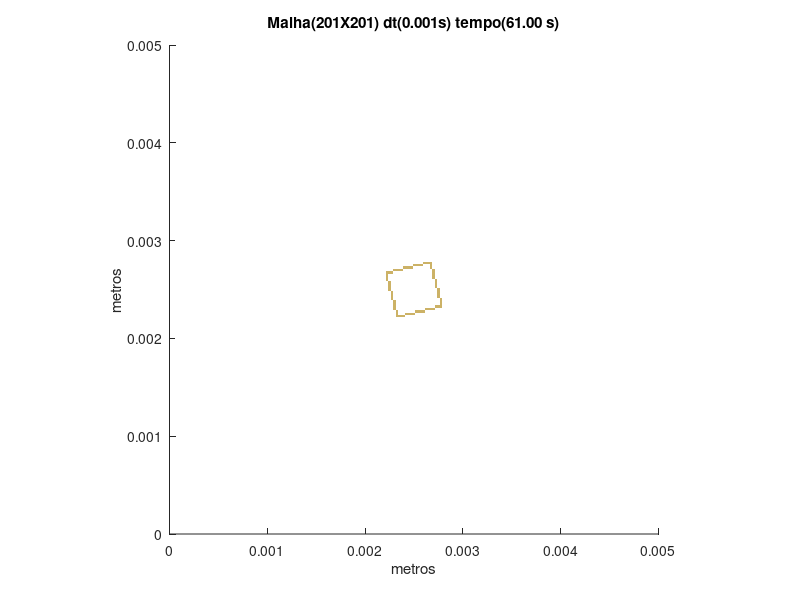

Recreate this plot in MATLAB.
set (gca,'PlotBoxAspectRatio',[1 1 1],'Xlim',[0,0.005],'Ylim',[0,0.005])
hold on
title('Malha(201X201) dt(0.001s) tempo(61.00 s)')
hold on
ylabel('metros')
hold on
xlabel('metros')
hold on

fill([0.0023134328358209 0.0023134328358209 0.00233830845771144 0.00233830845771144],[0.00221393034825871 0.00223880597014925 0.00223880597014925 0.00221393034825871],[0.8,0.7,0.4],'LineStyle','none')

fill([0.00233830845771144 0.00233830845771144 0.00236318407960199 0.00236318407960199],[0.00221393034825871 0.00223880597014925 0.00223880597014925 0.00221393034825871],[0.8,0.7,0.4],'LineStyle','none')

fill([0.00236318407960199 0.00236318407960199 0.00238805970149254 0.00238805970149254],[0.00221393034825871 0.00223880597014925 0.00223880597014925 0.00221393034825871],[0.8,0.7,0.4],'LineStyle','none')

fill([0.00238805970149254 0.00238805970149254 0.00241293532338308 0.00241293532338308],[0.00221393034825871 0.00223880597014925 0.00223880597014925 0.00221393034825871],[0.8,0.7,0.4],'LineStyle','none')

fill([0.0023134328358209 0.0023134328358209 0.00233830845771144 0.00233830845771144],[0.00223880597014925 0.0022636815920398 0.0022636815920398 0.00223880597014925],[0.8,0.7,0.4],'LineStyle','none')

fill([0.00241293532338308 0.00241293532338308 0.00243781094527363 0.00243781094527363],[0.00223880597014925 0.0022636815920398 0.0022636815920398 0.00223880597014925],[0.8,0.7,0.4],'LineStyle','none')

fill([0.00243781094527363 0.00243781094527363 0.00246268656716418 0.00246268656716418],[0.00223880597014925 0.0022636815920398 0.0022636815920398 0.00223880597014925],[0.8,0.7,0.4],'LineStyle','none')

fill([0.00246268656716418 0.00246268656716418 0.00248756218905473 0.00248756218905473],[0.00223880597014925 0.0022636815920398 0.0022636815920398 0.00223880597014925],[0.8,0.7,0.4],'LineStyle','none')

fill([0.00248756218905473 0.00248756218905473 0.00251243781094527 0.00251243781094527],[0.00223880597014925 0.0022636815920398 0.0022636815920398 0.00223880597014925],[0.8,0.7,0.4],'LineStyle','none')

fill([0.0023134328358209 0.0023134328358209 0.00233830845771144 0.00233830845771144],[0.0022636815920398 0.00228855721393035 0.00228855721393035 0.0022636815920398],[0.8,0.7,0.4],'LineStyle','none')

fill([0.00251243781094527 0.00251243781094527 0.00253731343283582 0.00253731343283582],[0.0022636815920398 0.00228855721393035 0.00228855721393035 0.0022636815920398],[0.8,0.7,0.4],'LineStyle','none')

fill([0.00253731343283582 0.00253731343283582 0.00256218905472637 0.00256218905472637],[0.0022636815920398 0.00228855721393035 0.00228855721393035 0.0022636815920398],[0.8,0.7,0.4],'LineStyle','none')

fill([0.00256218905472637 0.00256218905472637 0.00258706467661692 0.00258706467661692],[0.0022636815920398 0.00228855721393035 0.00228855721393035 0.0022636815920398],[0.8,0.7,0.4],'LineStyle','none')

fill([0.00258706467661692 0.00258706467661692 0.00261194029850746 0.00261194029850746],[0.0022636815920398 0.00228855721393035 0.00228855721393035 0.0022636815920398],[0.8,0.7,0.4],'LineStyle','none')

fill([0.00228855721393035 0.00228855721393035 0.0023134328358209 0.0023134328358209],[0.00228855721393035 0.0023134328358209 0.0023134328358209 0.00228855721393035],[0.8,0.7,0.4],'LineStyle','none')

fill([0.00261194029850746 0.00261194029850746 0.00263681592039801 0.00263681592039801],[0.00228855721393035 0.0023134328358209 0.0023134328358209 0.00228855721393035],[0.8,0.7,0.4],'LineStyle','none')

fill([0.00263681592039801 0.00263681592039801 0.00266169154228856 0.00266169154228856],[0.00228855721393035 0.0023134328358209 0.0023134328358209 0.00228855721393035],[0.8,0.7,0.4],'LineStyle','none')

fill([0.00266169154228856 0.00266169154228856 0.0026865671641791 0.0026865671641791],[0.00228855721393035 0.0023134328358209 0.0023134328358209 0.00228855721393035],[0.8,0.7,0.4],'LineStyle','none')

fill([0.0026865671641791 0.0026865671641791 0.00271144278606965 0.00271144278606965],[0.00228855721393035 0.0023134328358209 0.0023134328358209 0.00228855721393035],[0.8,0.7,0.4],'LineStyle','none')

fill([0.00228855721393035 0.00228855721393035 0.0023134328358209 0.0023134328358209],[0.0023134328358209 0.00233830845771144 0.00233830845771144 0.0023134328358209],[0.8,0.7,0.4],'LineStyle','none')

fill([0.00271144278606965 0.00271144278606965 0.0027363184079602 0.0027363184079602],[0.0023134328358209 0.00233830845771144 0.00233830845771144 0.0023134328358209],[0.8,0.7,0.4],'LineStyle','none')

fill([0.0027363184079602 0.0027363184079602 0.00276119402985075 0.00276119402985075],[0.0023134328358209 0.00233830845771144 0.00233830845771144 0.0023134328358209],[0.8,0.7,0.4],'LineStyle','none')

fill([0.00276119402985075 0.00276119402985075 0.00278606965174129 0.00278606965174129],[0.0023134328358209 0.00233830845771144 0.00233830845771144 0.0023134328358209],[0.8,0.7,0.4],'LineStyle','none')

fill([0.00228855721393035 0.00228855721393035 0.0023134328358209 0.0023134328358209],[0.00233830845771144 0.00236318407960199 0.00236318407960199 0.00233830845771144],[0.8,0.7,0.4],'LineStyle','none')

fill([0.00276119402985075 0.00276119402985075 0.00278606965174129 0.00278606965174129],[0.00233830845771144 0.00236318407960199 0.00236318407960199 0.00233830845771144],[0.8,0.7,0.4],'LineStyle','none')

fill([0.00228855721393035 0.00228855721393035 0.0023134328358209 0.0023134328358209],[0.00236318407960199 0.00238805970149254 0.00238805970149254 0.00236318407960199],[0.8,0.7,0.4],'LineStyle','none')

fill([0.00276119402985075 0.00276119402985075 0.00278606965174129 0.00278606965174129],[0.00236318407960199 0.00238805970149254 0.00238805970149254 0.00236318407960199],[0.8,0.7,0.4],'LineStyle','none')

fill([0.0022636815920398 0.0022636815920398 0.00228855721393035 0.00228855721393035],[0.00238805970149254 0.00241293532338308 0.00241293532338308 0.00238805970149254],[0.8,0.7,0.4],'LineStyle','none')

fill([0.00276119402985075 0.00276119402985075 0.00278606965174129 0.00278606965174129],[0.00238805970149254 0.00241293532338308 0.00241293532338308 0.00238805970149254],[0.8,0.7,0.4],'LineStyle','none')

fill([0.0022636815920398 0.0022636815920398 0.00228855721393035 0.00228855721393035],[0.00241293532338308 0.00243781094527363 0.00243781094527363 0.00241293532338308],[0.8,0.7,0.4],'LineStyle','none')

fill([0.0027363184079602 0.0027363184079602 0.00276119402985075 0.00276119402985075],[0.00241293532338308 0.00243781094527363 0.00243781094527363 0.00241293532338308],[0.8,0.7,0.4],'LineStyle','none')

fill([0.0022636815920398 0.0022636815920398 0.00228855721393035 0.00228855721393035],[0.00243781094527363 0.00246268656716418 0.00246268656716418 0.00243781094527363],[0.8,0.7,0.4],'LineStyle','none')

fill([0.0027363184079602 0.0027363184079602 0.00276119402985075 0.00276119402985075],[0.00243781094527363 0.00246268656716418 0.00246268656716418 0.00243781094527363],[0.8,0.7,0.4],'LineStyle','none')

fill([0.0022636815920398 0.0022636815920398 0.00228855721393035 0.00228855721393035],[0.00246268656716418 0.00248756218905473 0.00248756218905473 0.00246268656716418],[0.8,0.7,0.4],'LineStyle','none')

fill([0.0027363184079602 0.0027363184079602 0.00276119402985075 0.00276119402985075],[0.00246268656716418 0.00248756218905473 0.00248756218905473 0.00246268656716418],[0.8,0.7,0.4],'LineStyle','none')

fill([0.00223880597014925 0.00223880597014925 0.0022636815920398 0.0022636815920398],[0.00248756218905473 0.00251243781094527 0.00251243781094527 0.00248756218905473],[0.8,0.7,0.4],'LineStyle','none')

fill([0.0027363184079602 0.0027363184079602 0.00276119402985075 0.00276119402985075],[0.00248756218905473 0.00251243781094527 0.00251243781094527 0.00248756218905473],[0.8,0.7,0.4],'LineStyle','none')

fill([0.00223880597014925 0.00223880597014925 0.0022636815920398 0.0022636815920398],[0.00251243781094527 0.00253731343283582 0.00253731343283582 0.00251243781094527],[0.8,0.7,0.4],'LineStyle','none')

fill([0.00271144278606965 0.00271144278606965 0.0027363184079602 0.0027363184079602],[0.00251243781094527 0.00253731343283582 0.00253731343283582 0.00251243781094527],[0.8,0.7,0.4],'LineStyle','none')

fill([0.00223880597014925 0.00223880597014925 0.0022636815920398 0.0022636815920398],[0.00253731343283582 0.00256218905472637 0.00256218905472637 0.00253731343283582],[0.8,0.7,0.4],'LineStyle','none')

fill([0.00271144278606965 0.00271144278606965 0.0027363184079602 0.0027363184079602],[0.00253731343283582 0.00256218905472637 0.00256218905472637 0.00253731343283582],[0.8,0.7,0.4],'LineStyle','none')

fill([0.00223880597014925 0.00223880597014925 0.0022636815920398 0.0022636815920398],[0.00256218905472637 0.00258706467661692 0.00258706467661692 0.00256218905472637],[0.8,0.7,0.4],'LineStyle','none')

fill([0.00271144278606965 0.00271144278606965 0.0027363184079602 0.0027363184079602],[0.00256218905472637 0.00258706467661692 0.00258706467661692 0.00256218905472637],[0.8,0.7,0.4],'LineStyle','none')

fill([0.00221393034825871 0.00221393034825871 0.00223880597014925 0.00223880597014925],[0.00258706467661692 0.00261194029850746 0.00261194029850746 0.00258706467661692],[0.8,0.7,0.4],'LineStyle','none')

fill([0.00271144278606965 0.00271144278606965 0.0027363184079602 0.0027363184079602],[0.00258706467661692 0.00261194029850746 0.00261194029850746 0.00258706467661692],[0.8,0.7,0.4],'LineStyle','none')

fill([0.00221393034825871 0.00221393034825871 0.00223880597014925 0.00223880597014925],[0.00261194029850746 0.00263681592039801 0.00263681592039801 0.00261194029850746],[0.8,0.7,0.4],'LineStyle','none')

fill([0.0026865671641791 0.0026865671641791 0.00271144278606965 0.00271144278606965],[0.00261194029850746 0.00263681592039801 0.00263681592039801 0.00261194029850746],[0.8,0.7,0.4],'LineStyle','none')

fill([0.00221393034825871 0.00221393034825871 0.00223880597014925 0.00223880597014925],[0.00263681592039801 0.00266169154228856 0.00266169154228856 0.00263681592039801],[0.8,0.7,0.4],'LineStyle','none')

fill([0.0026865671641791 0.0026865671641791 0.00271144278606965 0.00271144278606965],[0.00263681592039801 0.00266169154228856 0.00266169154228856 0.00263681592039801],[0.8,0.7,0.4],'LineStyle','none')

fill([0.00221393034825871 0.00221393034825871 0.00223880597014925 0.00223880597014925],[0.00266169154228856 0.0026865671641791 0.0026865671641791 0.00266169154228856],[0.8,0.7,0.4],'LineStyle','none')

fill([0.00223880597014925 0.00223880597014925 0.0022636815920398 0.0022636815920398],[0.00266169154228856 0.0026865671641791 0.0026865671641791 0.00266169154228856],[0.8,0.7,0.4],'LineStyle','none')

fill([0.0022636815920398 0.0022636815920398 0.00228855721393035 0.00228855721393035],[0.00266169154228856 0.0026865671641791 0.0026865671641791 0.00266169154228856],[0.8,0.7,0.4],'LineStyle','none')

fill([0.0026865671641791 0.0026865671641791 0.00271144278606965 0.00271144278606965],[0.00266169154228856 0.0026865671641791 0.0026865671641791 0.00266169154228856],[0.8,0.7,0.4],'LineStyle','none')

fill([0.00228855721393035 0.00228855721393035 0.0023134328358209 0.0023134328358209],[0.0026865671641791 0.00271144278606965 0.00271144278606965 0.0026865671641791],[0.8,0.7,0.4],'LineStyle','none')

fill([0.0023134328358209 0.0023134328358209 0.00233830845771144 0.00233830845771144],[0.0026865671641791 0.00271144278606965 0.00271144278606965 0.0026865671641791],[0.8,0.7,0.4],'LineStyle','none')

fill([0.00233830845771144 0.00233830845771144 0.00236318407960199 0.00236318407960199],[0.0026865671641791 0.00271144278606965 0.00271144278606965 0.0026865671641791],[0.8,0.7,0.4],'LineStyle','none')

fill([0.00236318407960199 0.00236318407960199 0.00238805970149254 0.00238805970149254],[0.0026865671641791 0.00271144278606965 0.00271144278606965 0.0026865671641791],[0.8,0.7,0.4],'LineStyle','none')

fill([0.0026865671641791 0.0026865671641791 0.00271144278606965 0.00271144278606965],[0.0026865671641791 0.00271144278606965 0.00271144278606965 0.0026865671641791],[0.8,0.7,0.4],'LineStyle','none')

fill([0.00238805970149254 0.00238805970149254 0.00241293532338308 0.00241293532338308],[0.00271144278606965 0.0027363184079602 0.0027363184079602 0.00271144278606965],[0.8,0.7,0.4],'LineStyle','none')

fill([0.00241293532338308 0.00241293532338308 0.00243781094527363 0.00243781094527363],[0.00271144278606965 0.0027363184079602 0.0027363184079602 0.00271144278606965],[0.8,0.7,0.4],'LineStyle','none')

fill([0.00243781094527363 0.00243781094527363 0.00246268656716418 0.00246268656716418],[0.00271144278606965 0.0027363184079602 0.0027363184079602 0.00271144278606965],[0.8,0.7,0.4],'LineStyle','none')

fill([0.00246268656716418 0.00246268656716418 0.00248756218905473 0.00248756218905473],[0.00271144278606965 0.0027363184079602 0.0027363184079602 0.00271144278606965],[0.8,0.7,0.4],'LineStyle','none')

fill([0.00266169154228856 0.00266169154228856 0.0026865671641791 0.0026865671641791],[0.00271144278606965 0.0027363184079602 0.0027363184079602 0.00271144278606965],[0.8,0.7,0.4],'LineStyle','none')

fill([0.00248756218905473 0.00248756218905473 0.00251243781094527 0.00251243781094527],[0.0027363184079602 0.00276119402985075 0.00276119402985075 0.0027363184079602],[0.8,0.7,0.4],'LineStyle','none')

fill([0.00251243781094527 0.00251243781094527 0.00253731343283582 0.00253731343283582],[0.0027363184079602 0.00276119402985075 0.00276119402985075 0.0027363184079602],[0.8,0.7,0.4],'LineStyle','none')

fill([0.00253731343283582 0.00253731343283582 0.00256218905472637 0.00256218905472637],[0.0027363184079602 0.00276119402985075 0.00276119402985075 0.0027363184079602],[0.8,0.7,0.4],'LineStyle','none')

fill([0.00256218905472637 0.00256218905472637 0.00258706467661692 0.00258706467661692],[0.0027363184079602 0.00276119402985075 0.00276119402985075 0.0027363184079602],[0.8,0.7,0.4],'LineStyle','none')

fill([0.00266169154228856 0.00266169154228856 0.0026865671641791 0.0026865671641791],[0.0027363184079602 0.00276119402985075 0.00276119402985075 0.0027363184079602],[0.8,0.7,0.4],'LineStyle','none')

fill([0.00258706467661692 0.00258706467661692 0.00261194029850746 0.00261194029850746],[0.00276119402985075 0.00278606965174129 0.00278606965174129 0.00276119402985075],[0.8,0.7,0.4],'LineStyle','none')

fill([0.00261194029850746 0.00261194029850746 0.00263681592039801 0.00263681592039801],[0.00276119402985075 0.00278606965174129 0.00278606965174129 0.00276119402985075],[0.8,0.7,0.4],'LineStyle','none')

fill([0.00263681592039801 0.00263681592039801 0.00266169154228856 0.00266169154228856],[0.00276119402985075 0.00278606965174129 0.00278606965174129 0.00276119402985075],[0.8,0.7,0.4],'LineStyle','none')

fill([0.00266169154228856 0.00266169154228856 0.0026865671641791 0.0026865671641791],[0.00276119402985075 0.00278606965174129 0.00278606965174129 0.00276119402985075],[0.8,0.7,0.4],'LineStyle','none')
